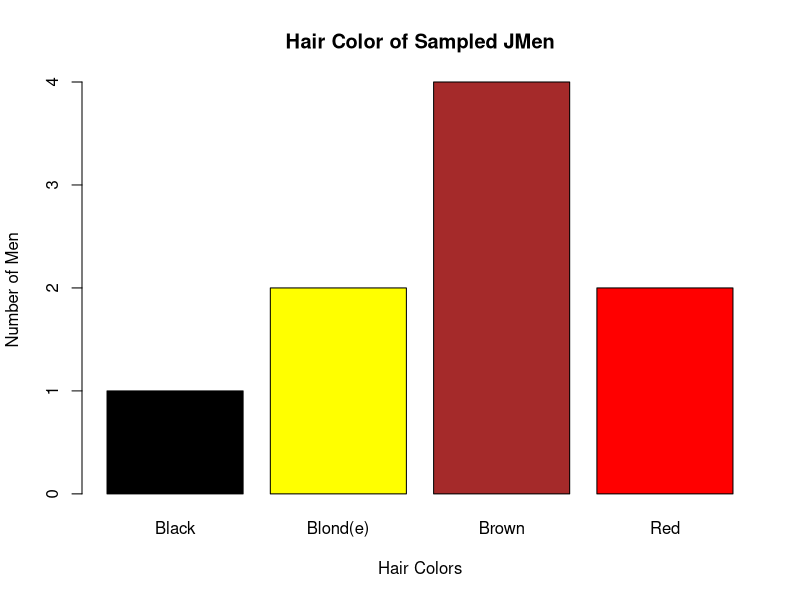

Generate this figure with R:
## ---- chunk 1
knitr::opts_chunk$set(echo = TRUE)
## ---- chunk 2
jmen <- read.table("jmen.txt", header=TRUE)
jmen
## ---- chunk 3
hair_table <- table(jmen$Hair)
barplot(hair_table, col=c("Black","Yellow","Brown","Red"), main="Hair Color of Sampled JMen", xlab="Hair Colors",ylab="Number of Men", names.arg=c("Black","Blond(e)","Brown","Red"))
